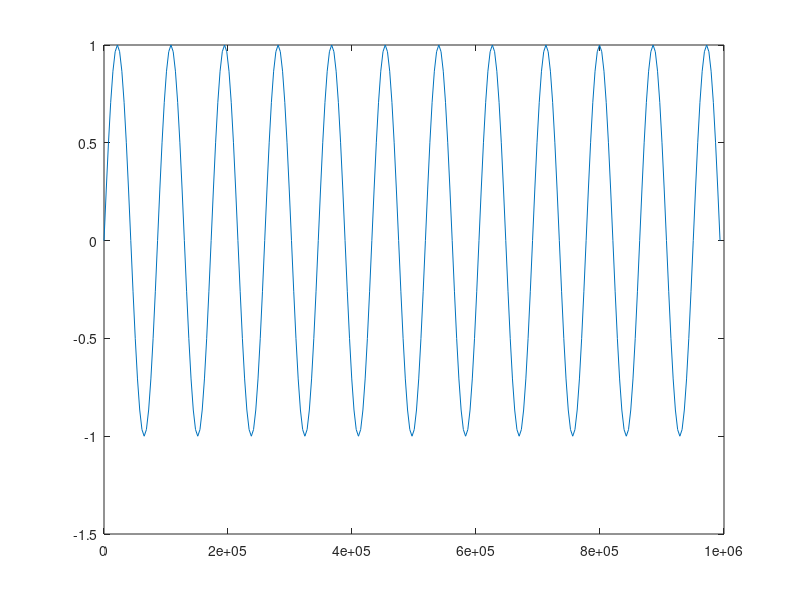
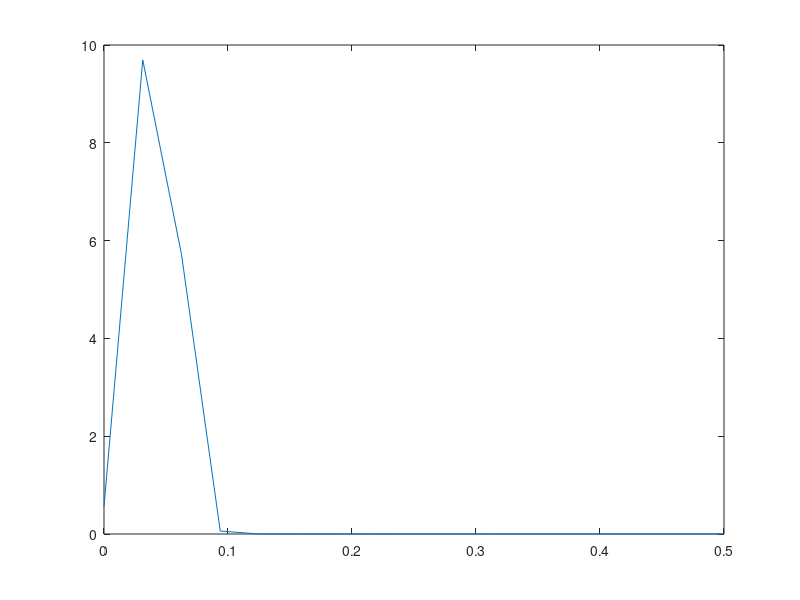

Here is the MATLAB script that generated these plots, in order: (Note: this script raises an error after producing the figures.)
%Run binnedAVG, then figure this out. 4/7/23


%% Creating test signals to look at what's expected.
fs = 1/3600; % Sampling frequency (samples per second)
dt = 1/fs; % seconds per sample.
StopTime = 1000000; % seconds.
t = (0:dt:StopTime-dt)'; % seconds.
F = 60; % Sine wave frequency (hertz)
F2 = 1/86400;
data = sin(2*pi*F*t);
data2 = sin(2*pi*F2*t);
mySignal = data+data2;

figure()
plot(t,mySignal);

[pxx,f] = pwelch(mySignal);

figure()
plot(f,pxx);

%%
for COUNT = 1:length(fullData)
    FMsignal(COUNT,:)    = fullData{COUNT}.detections;
    noiseSignal(COUNT,:) = fullData{COUNT}.noise;
end

%window
win=24*15;

%Pwelch, Welch's power spectrum. Given window and sampling frequency, spits
%out one sided
for COUNT = 1:height(FMsignal)
    [pxx(COUNT,:),f(COUNT,:)]= pwelch(FMsignal(COUNT,:),win,[],[],1/3600,'onesided');
% [pxx,f]= pwelch(FMsignal(2,:),win,[],[],1/3600);
end


for COUNT = 1:height(noiseSignal)
    [pxxNoise(COUNT,:),fNoise(COUNT,:)]= pwelch(noiseSignal(COUNT,:),win,[],[],1/3600,'onesided');
end



figure()
for COUNT = 1:height(pxx)
    nexttile()
    loglog(f(COUNT,:).*86400,pxx(COUNT,:).*f);
    title(sprintf('%d Transceiver',COUNT));
end
ylabel('Power');
xlabel('1 Day Frequency');




figure()
for COUNT = 1:height(pxxNoise)
    nexttile()
    loglog(fNoise.*86400,pxxNoise.*fNoise,'r');
    title(sprintf('%d Transceiver',COUNT));
end
ylabel('Power');
xlabel('1 Day Frequency');
title('2020 Noise, Freq. Spectrum');



    figure()
for COUNT = 1:height(pxx)
    nexttile()
    loglog(f(COUNT,:).*86400,pxx(COUNT,:).*f);
    title(sprintf('%d Transceiver',COUNT));
end
    ylabel('Power');
    xlabel('1 Day Frequency');


%Not sure how to develop the lowpass. Given signal, I put in double the
%Nyquist frequency, 4 hours (1/14400), and the sampling frequency, 1/3600


y = lowpass(noiseSignal(COUNT,:), 1/14400 , 1/3600);

[pxxNoise,fNoise]= pwelch(y,win,[],[],1/3600,'onesided');
figure()
loglog(fNoise.*86400,pxxNoise.*fNoise,'r');
ylabel('Power');
xlabel('1 Day Frequency');
title('2020 Noise, Freq. Spectrum, Lowpass');


